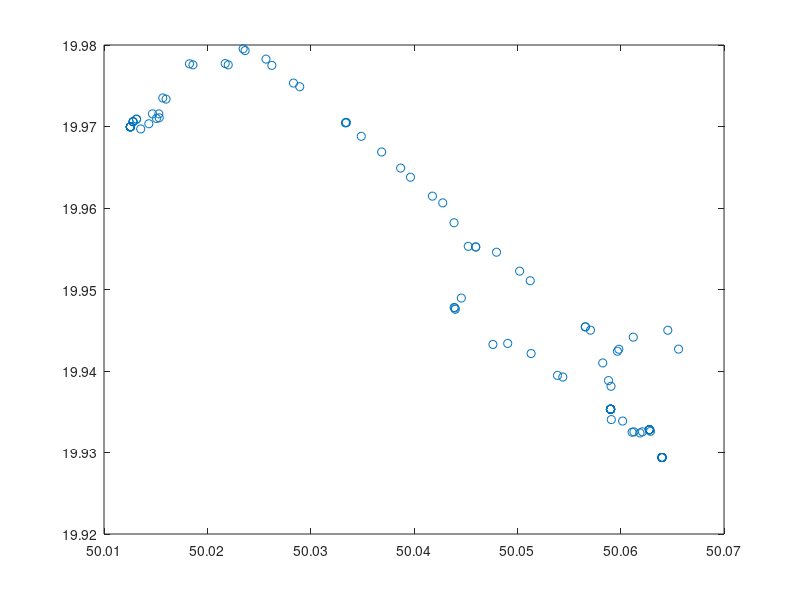

Write the MATLAB code that produced this figure. (Note: this script raises an error after producing the figure.)
format long;
X = csvread("logs.csv");
X = X(:, 1:2);

figure;
plot(X(:, 1), X(:, 2), 'o');

K = jumpMethod(X, 'maxIterations', 20, 'visualize', true);
[centroids, idx] = runKMeans(X, K, 20);

figure;
plotData(X, idx, centroids);
xlabel("E");
ylabel("N");
% save plot
print -dpng clusters.png
